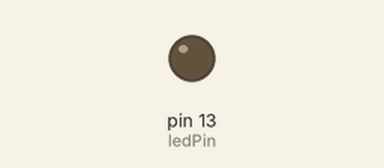
The sketch below on a simulated Arduino Uno, built with avr-gcc and run on an emulated ATmega328P. Shown: output pins drawn as LEDs (lit = HIGH).

Above: at 0.1 s.
At 7.7 s:
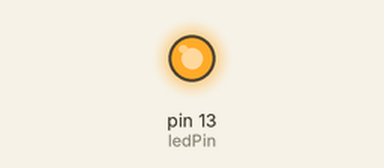
Timing chart, 0 to 9.2 s (numbered marks = the images above):
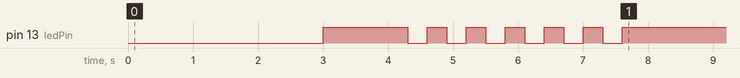

The sketch:

flickering_led.ino
```cpp
const int ledPin = LED_BUILTIN;

void setup() {
  // put your setup code here, to run once:
  pinMode(ledPin, OUTPUT);

  digitalWrite(ledPin, LOW);
  delay(3000);

  digitalWrite(ledPin, HIGH);
  delay(1000);

  for (int i = 0; i < 6; i++) {
    digitalWrite(ledPin, HIGH);
    delay(300);
    digitalWrite(ledPin, LOW);
    delay(300);
  }
}

void loop() {
  // put your main code here, to run repeatedly:
  digitalWrite(ledPin, HIGH);
}
```

Measured:
- by itself, pin 13 (ledPin): alternates HIGH for 0.30 s and LOW for 0.30 s, 12 changes in all, then stays HIGH
